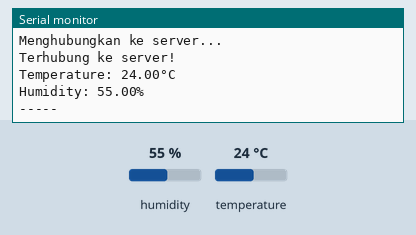
Simulated run of this sketch. Board: ESP32. Shown: the last lines printed to the serial monitor. The inputs (shaded band) are chosen by the test bench; at power-on: humidity 55 %, temperature 24 °C. WiFi joins after 1.5 s; servers stay silent unless stated; random numbers use the default seed unless the sketch sets one; no MQTT or app messages arrive unless stated.

Above: at 2.7 s.
2.8 s: humidity set to 22 %
At 4.5 s:
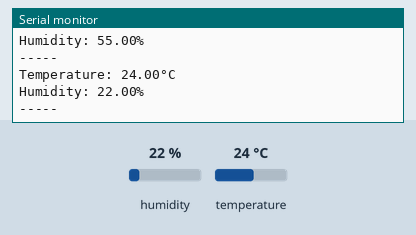
5.5 s: temperature set to 12 °C
At 7.3 s:
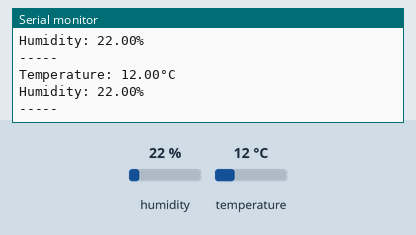
8.2 s: humidity set to 40 %
At 10.4 s:
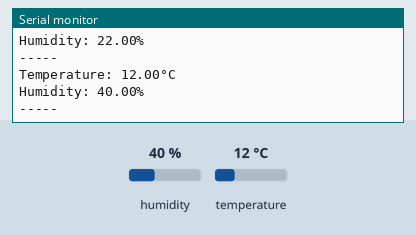
Timing chart, 0 to 11.9 s (numbered marks = the images above; inputs shaded):
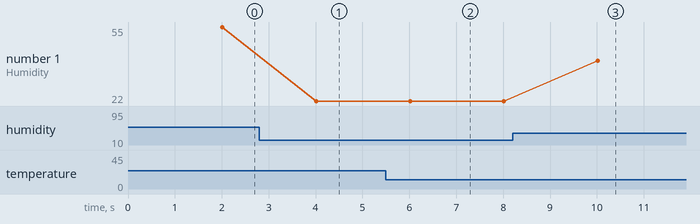

The sketch:

_0__Tech_Assignment_1_1.ino
```cpp
#include <DHTesp.h>
#include <WiFi.h>
#include <PubSubClient.h>

#define pinDHT 15
#define WiFiAP "Wokwi-GUEST"
#define WiFiPassword ""
#define mqttServer "test.mosquitto.org"

DHTesp dhtSensor;
WiFiClient espClient;
PubSubClient client(espClient);

unsigned long lastMsg = 0;

void initWiFi() {
  Serial.println("Menghubungkan ke WiFi...");
  WiFi.begin(WiFiAP, WiFiPassword);
  while (WiFi.status() != WL_CONNECTED) {
    delay(500);
    Serial.print(".");
  }
  Serial.println("\nTerhubung ke WiFi!");
  Serial.println("IP address: " + WiFi.localIP().toString());
}

void callback(char* topic, byte* payload, unsigned int length) {
  Serial.print("Message arrived [");
  Serial.print(topic);
  Serial.print("] ");
  for (int i = 0; i < length; i++) {
    Serial.print((char)payload[i]);
  }
  Serial.println();
}

void reconnect() {
  while (!client.connected()) {
    Serial.println("Menghubungkan ke server...");
    String clientId = "ESP32Client";
    clientId += String(random(0xffff), HEX);
    if (client.connect(clientId.c_str())) {
      Serial.println("Terhubung ke server!");
    } else {
      Serial.println("Gagal terhubung ke server!");
      delay(5000);
    }
  }
}

void setup() {
  Serial.begin(115200);
  dhtSensor.setup(pinDHT, DHTesp::DHT22);
  initWiFi();
  client.setServer(mqttServer, 1883);
  client.setCallback(callback);
}

void loop() {
  if (!client.connected()) {
    reconnect();
  }
  client.loop();

  unsigned long now = millis();
  if (now - lastMsg > 2000) {
    lastMsg = now;
    TempAndHumidity data = dhtSensor.getTempAndHumidity();
    float temp = data.temperature;
    float hum = data.humidity;

    Serial.println("Temperature: " + String(temp) + "°C");
    Serial.println("Humidity: " + String(hum) + "%");
    Serial.println("-----");

    String tempStr = String(temp) + "°C";
    String humStr = String(hum) + "%";

    client.publish("Suhu", tempStr.c_str());
    client.publish("Kelembapan", humStr.c_str());
  }
}
```

Measured:
- after the input at 2.8 s, the serial monitor: prints a new line after 1.2 s (image 1)
- after the input at 5.5 s, the serial monitor: prints a new line after 0.51 s (image 2)
- after the input at 8.2 s, the serial monitor: prints a new line after 1.8 s (image 3)
- plotted number 1: 55 → 22 after the input at 2.8 s, 22 → 40 after the input at 8.2 s
